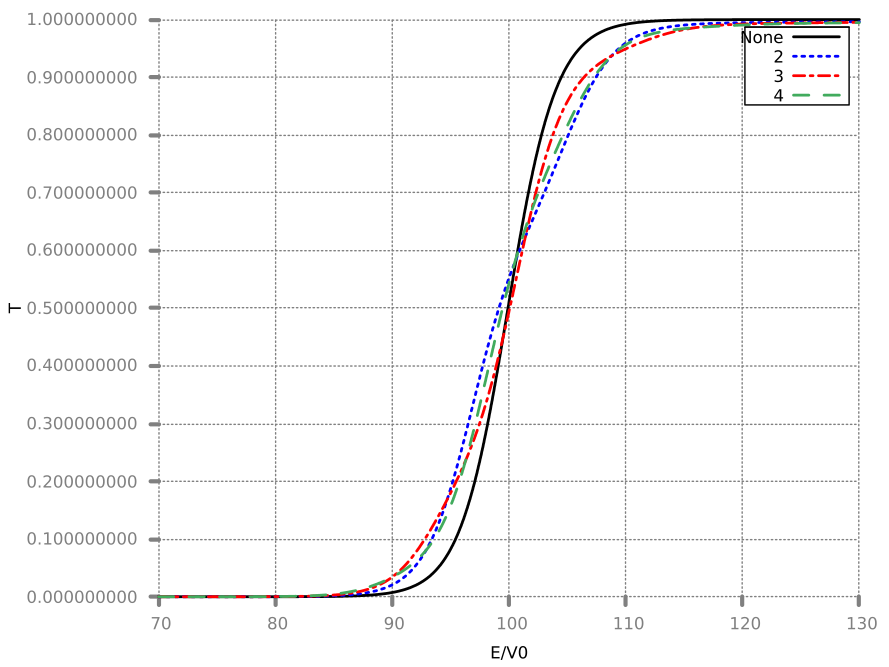

Write gnuplot code to recreate this figure.
load "stylefile.gp"
set xrange [70:130]
set yrange [0.000000001:1]
set xlabel "E/V0"
set ylabel "T"
plot "N_1.csv" using "E":"T" w l title "None", "N_2.csv" using "E":"T" w l title "2", "N_3.csv" u "E":"T" w l title "3", "N_4.csv" u "E":"T" w l title "4"
